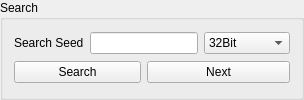
    <widget class="QGroupBox" name="groupBoxSearch">
     <property name="title">
      <string>Search</string>
     </property>
     <layout class="QGridLayout" name="gridLayout_4">
      <item row="0" column="0">
       <widget class="QLabel" name="labelSearchSeed">
        <property name="text">
         <string>Search Seed</string>
        </property>
       </widget>
      </item>
      <item row="0" column="1" colspan="2">
       <widget class="TextBox" name="textBoxSearch"/>
      </item>
      <item row="0" column="3">
       <widget class="QComboBox" name="comboBoxSearch">
        <item>
         <property name="text">
          <string>32Bit</string>
         </property>
        </item>
        <item>
         <property name="text">
          <string>16Bit High</string>
         </property>
        </item>
        <item>
         <property name="text">
          <string>16Bit Low</string>
         </property>
        </item>
       </widget>
      </item>
      <item row="1" column="0" colspan="2">
       <widget class="QPushButton" name="pushButtonSearch">
        <property name="minimumSize">
         <size>
          <width>0</width>
          <height>20</height>
         </size>
        </property>
        <property name="text">
         <string>Search</string>
        </property>
       </widget>
      </item>
      <item row="1" column="2" colspan="2">
       <widget class="QPushButton" name="pushButtonNext">
        <property name="minimumSize">
         <size>
          <width>0</width>
          <height>20</height>
         </size>
        </property>
        <property name="text">
         <string>Next</string>
        </property>
       </widget>
      </item>
     </layout>
    </widget>
